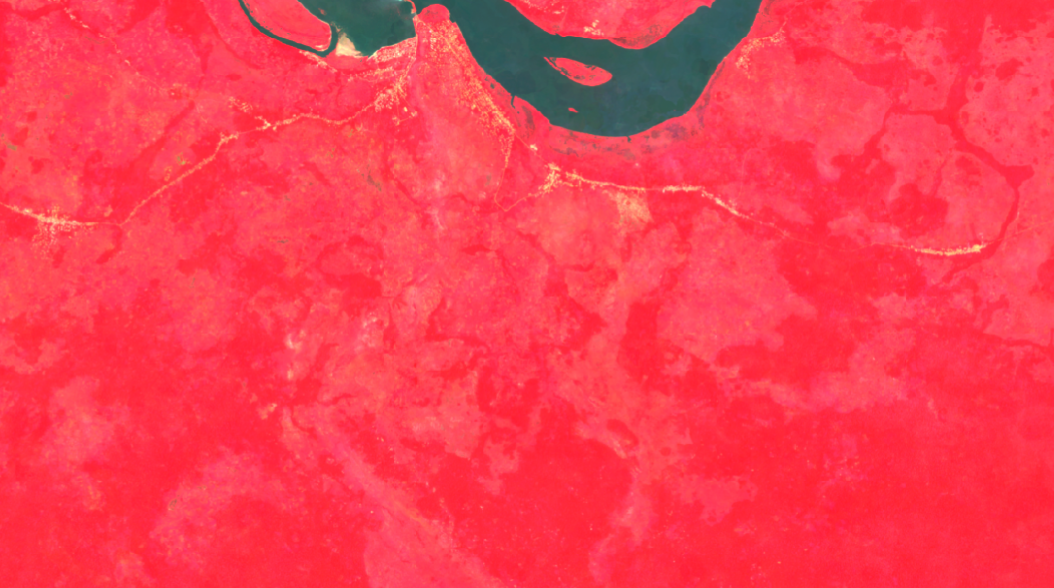
#> input picture demos/people_cluster_detection/false_color_city_image.png, 1054 x 588 px
$ jupyter execute people_cluster_detection.ipynb
#> lines starting #> are read from the running program, lines starting #| are printed output that depends on the picture; after the words box and inside, x2 and y2 are one past the last pixel; in counts of white or black regions, pixels touching at a corner belong together
[cell 1]
import cv2
import matplotlib.pyplot as plt
import numpy as np
image_name = 'false_color_city_image.png'

# Estymacja populacji w Mobayi-Mbongo

Za pomocą filtrowania pikseli ze zdjęcia satelitarnego możemy wyestymować wielkość społeczności uchwyconej przez satelitę. Na tej podstawie możemy wywnioskować przybliżoną populację ludności w danym miejscu.

[cell 2]
original_image = cv2.imread(image_name)
#> original_image is the input picture: shape (588, 1054, 3); mean B, G, R 81.5, 62.6, 245.8
original_image_rgb = cv2.cvtColor(original_image, cv2.COLOR_BGR2RGB)
plt.imshow(original_image_rgb)
plt.show()

## Filtrowanie pikseli na zdjęciu satelitarnym

Po tej operacji pozostają głównie piksele odpowiadające zabudowaniom związanym z aktywnością ludzką, takim jak budynki.

[cell 3]
def extractInfrastructurePixels(original_image):
    hMin = 2
    sMin = 0
    vMin = 255

    hMax = 18
    sMax = 154
    vMax = 255

    lower = np.array([hMin, sMin, vMin])
    upper = np.array([hMax, sMax, vMax])

    hsv = cv2.cvtColor(original_image, cv2.COLOR_BGR2HSV)
#> hsv: shape (588, 1054, 3); mean H, S, V 167.2, 189.8, 247.4
    mask = cv2.inRange(hsv, lower, upper)
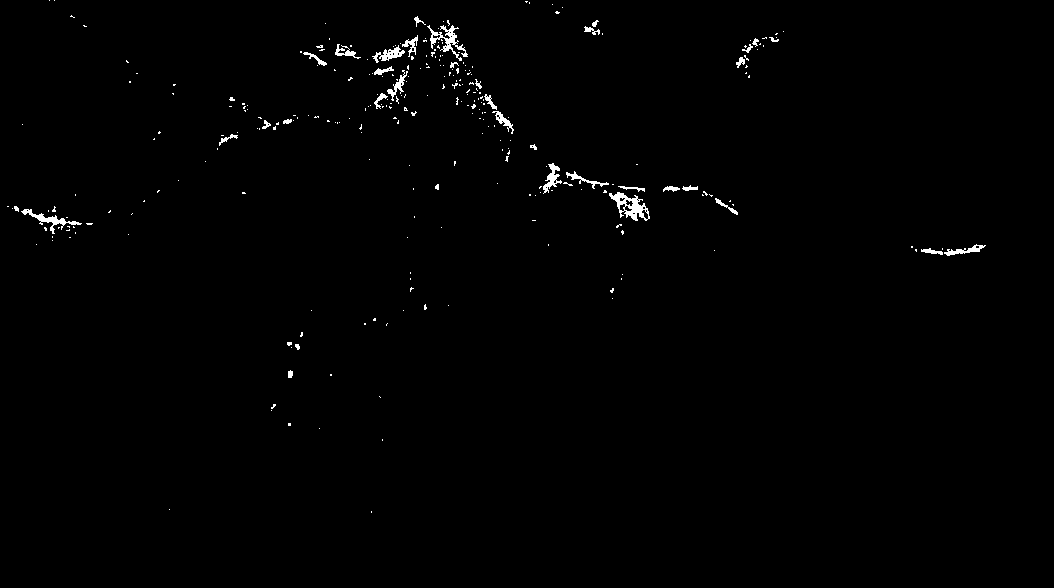
#> mask: shape (588, 1054); 0.78% white; 290 white regions (254 under 20 px), largest, box (x1, y1, x2, y2) and area: (609, 192, 650, 221) 498, (427, 25, 468, 61) 426, (21, 209, 82, 234) 322
    output = cv2.bitwise_and(original_image,original_image, mask= mask)
    output_rgb = cv2.cvtColor(output, cv2.COLOR_BGR2RGB)
    return output, output_rgb

outputs = extractInfrastructurePixels(original_image)

output_rgb = outputs[1]
plt.imshow(output_rgb)
plt.show()

## Zliczenie pozostałych pikseli

Przez zliczenie pozostałych na zdjęciu pikseli możemy wyestymować populację miescowości. Metoda ta działa najlepiej przy założeniu, że nie znajduje się w niej dużo budynków wielopiętrowych.
Nasza aplikacja zakłada użycie  w lokalizacjach słabiej rozwiniętych - spodziewamy się w nich raczej budynków parterowych.

[cell 4]
output_greyscale = cv2.cvtColor(output_rgb, cv2.COLOR_BGR2GRAY)
print(f"populacja: ok. {cv2.countNonZero(output_greyscale)}")
#| populacja: ok. 4824
